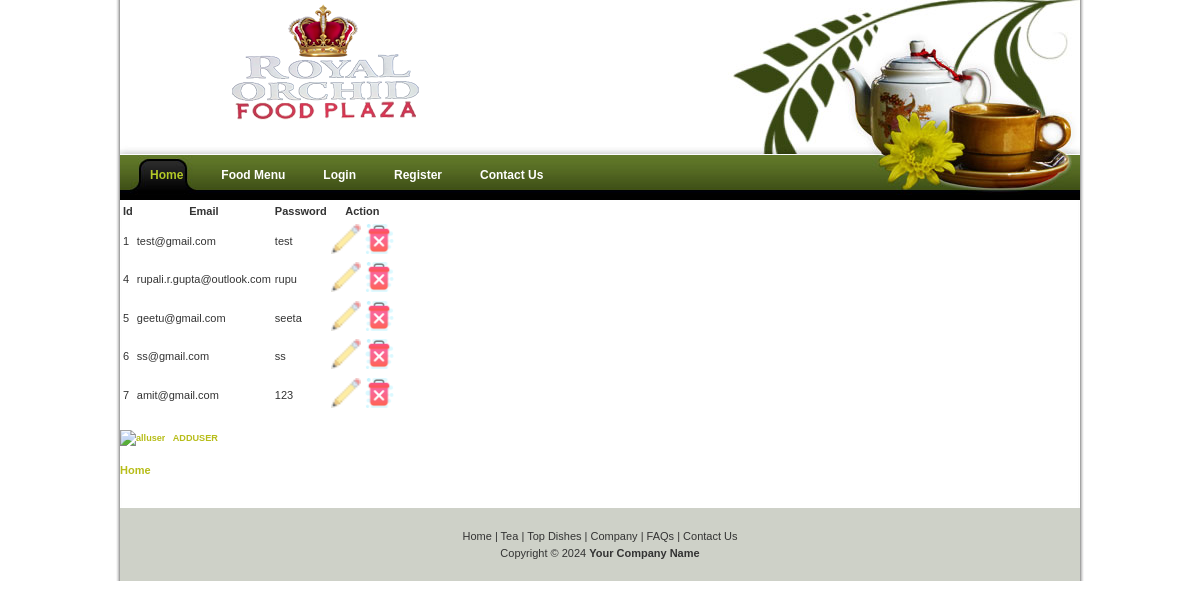
The page /userapp/users/ on the database its author committed.
### userapp/models.py (models this page shows, shortened)
class UserModel(models.Model):
	email=models.CharField(max_length=30)
	password=models.CharField(max_length=20)

### userapp/views.py (the view)
# urls.py: path('users/', showAllUser),
def showAllUser(request):
	allusers=UserModel.objects.all()
	return render(request,'userapp/users.html',{'users':allusers})

### templates/userapp/users.html
{% include "header.html" %}
{% load static %}
<table>
    <tr>
        <th>Id</th>
        <th>Email</th>
        <th>Password</th>
		<th> Action</th>
    </tr>
    {% if users %}
        {% for u in users%}
        <tr>
            <td>{{u.id}}</td>
            <td>{{u.email}}</td>
            <td>{{u.password}}</td>
			<td colspan=2>
				<a href="/userapp/update/{{u.id}}"><img src="{% static 'images/edit.png'%}" width=30 height=30 alt='update'></a>
				<a href="/userapp/delete/{{u.id}}"><img src="{% static 'images/delete.png'%}" width=30 height=30 alt='delete'></a>
			</td>
        </tr>
        {% endfor %}
    {% endif %}
</table>
<h5 colspan=2>
<a href='/userapp/users/'><img src="{% static 'images/users.png'%}" width=30 height=30 alt='alluser'></a> &nbsp;  <a href='/userapp/adduser/'>ADDUSER</a>
</h5>
<a href='/'>Home</a>
{% include "footer.html" %}

### static/css/templatemo_style.css (style rules this page uses)
body { margin: 0; padding: 0; line-height: 1.5em; font-family: Verdana, Arial, san-serif; font-size: 11px; color: #333333; background: #fff; }
a:link, a:visited { color: #b7bd19; text-decoration: none; font-weight: bold; }
img { padding: 0px; margin: 0px; }

### rows shown on the page
UserModel: id "1", email "test@gmail.com", password "test"
UserModel: id "4", email "rupali.r.gupta@outlook.com", password "rupu"
UserModel: id "5", email "geetu@gmail.com", password "seeta"
UserModel: id "6", email "ss@gmail.com", password "ss"
UserModel: id "7", email "amit@gmail.com", password "123"
